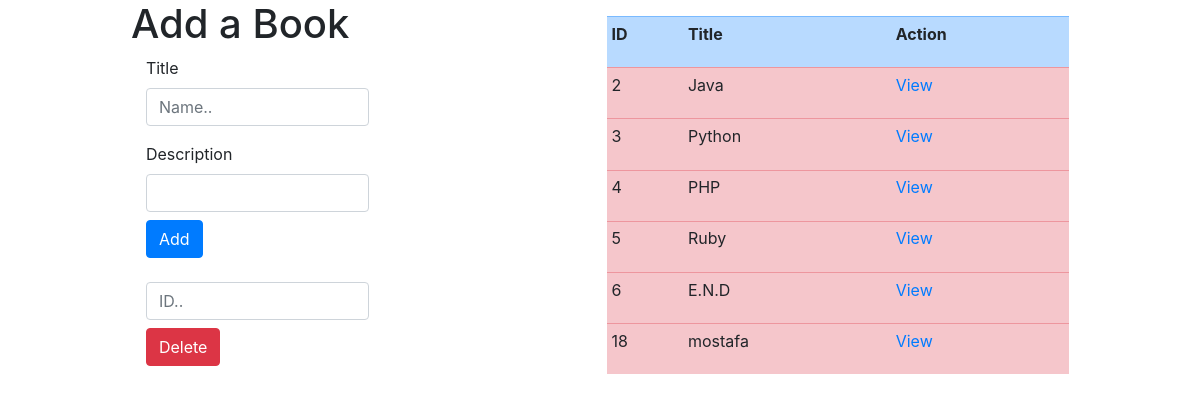
Before: / with the older database file.
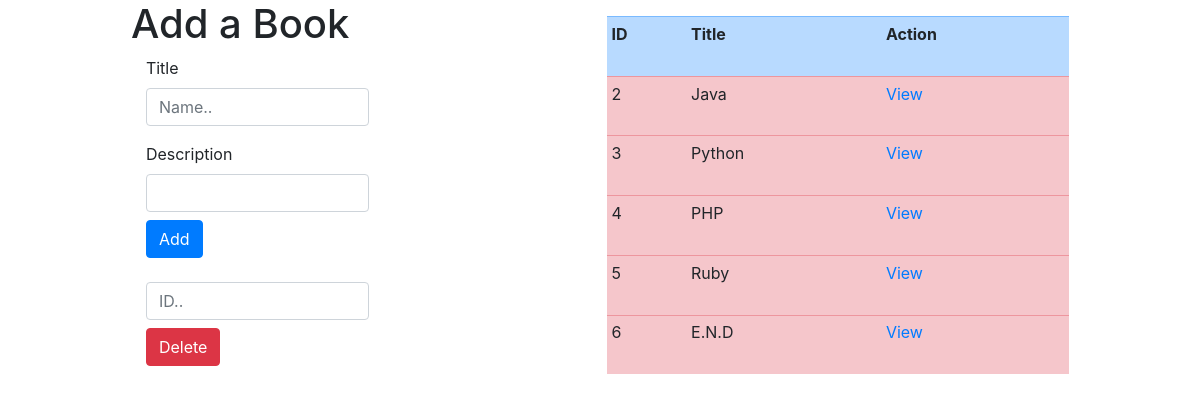
After: the same page with the newer database file.
### books_authors_app/models.py (models this page shows)
class Book(models.Model):
    title = models.CharField(max_length=255)
    desc = models.TextField()
    created_at = models.DateTimeField(auto_now_add=True)
    updated_at = models.DateTimeField(auto_now=True)

### books_authors_app/views.py (the view)
# urls.py: path('', views.index),
def index(request):
    context = {
        'books': Book.objects.all(),
    }
    return render(request, 'index.html', context)

### books_authors_app/templates/index.html (shortened to what this page needs)
<!DOCTYPE html>
<html lang="en">
  <head>
    <link
      rel="stylesheet"
      href="https://cdn.jsdelivr.net/npm/bootstrap@4.3.1/dist/css/bootstrap.min.css"
    />
  </head>
  <body>
    <div class="container">
        <div>
            <form action="/add_book" method="post">
              <h1>Add a Book</h1>
              <div class="form-group col-10">
                <label for="title">Title</label>
                <input
                  type="title"
                  name="title"
                  class="form-control"
                  id="title"
                  placeholder="Name.."
                />
              </div>
              <div class="form-group col-10">
                <label for="desc">Description</label>
                <input type="text" name="desc" class="form-control" id="desc" />
                <button type="submit" class="btn btn-primary mb-2 mt-2">Add</button>
              </div>
            </form>
              <form action="/delete_book" method="post">
              <div class="form-group col-10">
                  <input type="text" name="book_id" class="form-control" id="book_id" placeholder="ID.."/>
                  <button type="submit" class="btn btn-danger mb-2 mt-2">Delete</button>
                </div>
              </form>
        </div>
      <table class="table table-sm col-5 mt-3">
        <tr class="table-primary">
          <th>ID</th>
          <th>Title</th>
          <th>Action</th>
        </tr>
        {% for book in books %}
        <tr class="table-danger">
          <td>{{book.id}}</td>
          <td>{{book.title}}</td>
          <td><a href="/book/{{book.id}}" name="view">View</a></td>
        </tr>
        {% endfor %}
      </table>
    </div>
  </body>
</html>

### books_authors_app/templates/index.html (style rules this page uses)
.container { display: flex; justify-content: space-around; }

Changed rows visible on the page:
removed Book: id "18", title "mostafa"
